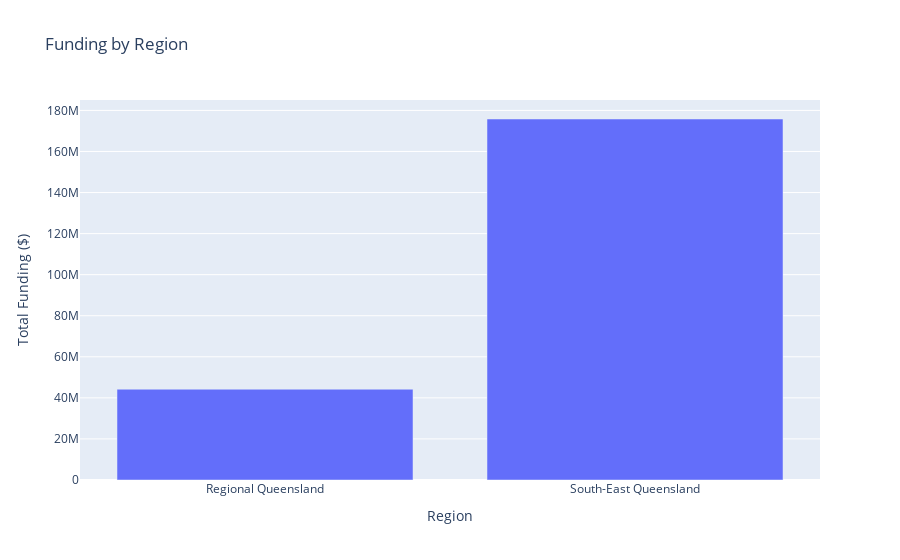

The notebook cell saved with this chart:
### Markdown cell above
## 2.	Funding by Region:
South-East Queensland receives considerably more funds than other regions. This could indicate population density, a concentration of research institutions, or a policy focus. To determine success, we'd need to compare the regional funding against the objectives of the program and regional needs.From the bar graph it is clear that South-East Queensland get more fund of around 153 million dollars where regional areas is getting only around 67 million dollars.
This code effectively groups funding data into areas depending on whether  they are part of South-East Queensland or regional, and then visualizes the total funding amount for each region using a bar chart, allowing for simple comparison of funding allocation between regions.duing this visualising

### Code cell
regions = ['Sunshine Coast (R)', 'Somerset', 'Moreton Bay (R)', 'Lockyer Valley (R)',
                  'Brisbane (C)', 'Ipswich (C)', 'Redland (C)', 'Logan (C)', 'Scenic Rim (R)', 'Gold Coast (C)']

# Function to classify as 'South-East Queensland' or 'Regional Queensland'
def classify_region(council):
    if council in regions:
        return 'South-East Queensland'
    else:
        return 'Regional Queensland'

# Apply the classification function to the 'Local Government /Council' column
df['Region'] = df['Local Government /Council'].apply(classify_region)
pic = px.bar(df.groupby('Region')['Actual Contractual Commitment ($)'].sum().reset_index(),
                 x='Region', y='Actual Contractual Commitment ($)',
                 labels={'Actual Contractual Commitment ($)': 'Total Funding ($)'},
                 title='Funding by Region')
pic.show()

### Figure 1 — Plotly figure (JSON) as saved in the notebook; plotly's stock layout.template omitted (floating-point values rounded to 4 significant figures)
{"data": [{"alignmentgroup": "True", "hovertemplate": "Region=%{x}<br>Total Funding ($)=%{y}<extra></extra>", "legendgroup": "", "marker": {"color": "#636efa", "pattern": {"shape": ""}}, "name": "", "offsetgroup": "", "orientation": "v", "showlegend": false, "textposition": "auto", "type": "bar", "x": ["Regional Queensland", "South-East Queensland"], "xaxis": "x", "y": [44208985, 175814432], "yaxis": "y"}], "layout": {"autosize": true, "barmode": "relative", "legend": {"tracegroupgap": 0}, "title": {"text": "Funding by Region"}, "xaxis": {"anchor": "y", "autorange": true, "domain": [0, 1], "range": [-0.5, 1.5], "title": {"text": "Region"}, "type": "category"}, "yaxis": {"anchor": "x", "autorange": true, "domain": [0, 1], "range": [0, 185100000.0], "title": {"text": "Total Funding ($)"}, "type": "linear"}}}
